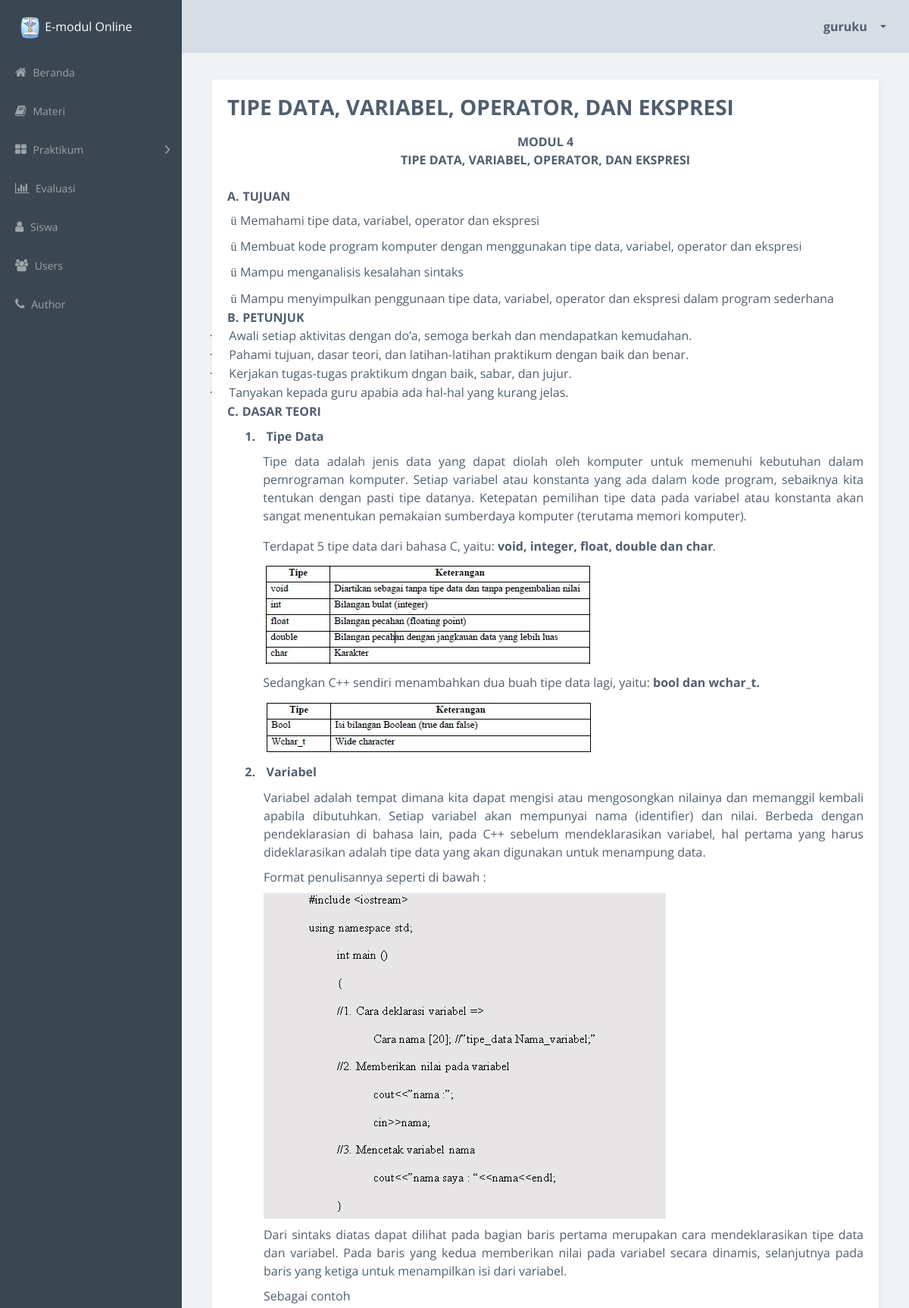
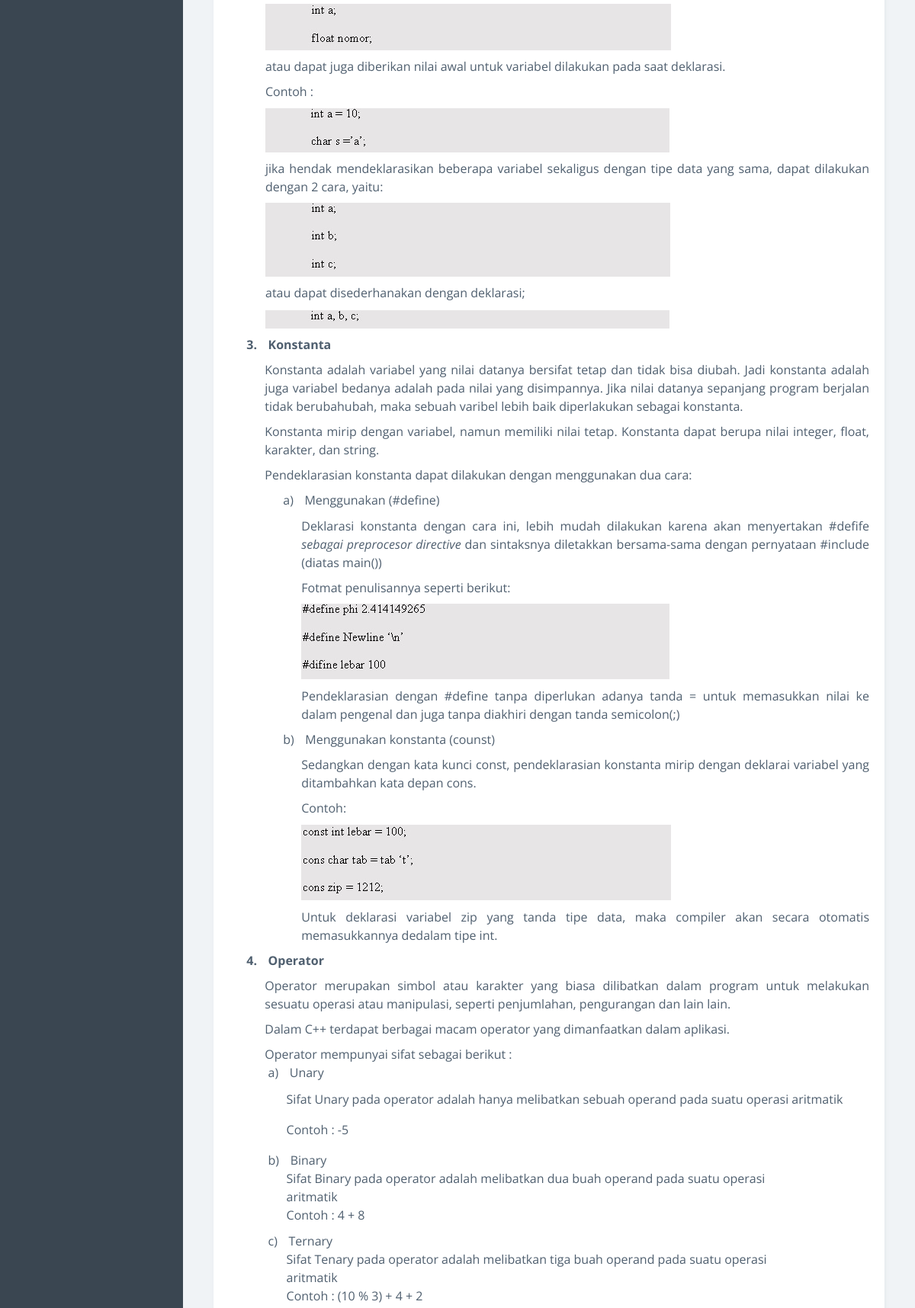
Page /detailMateri.php?id=28 (signed in, upper part) on the committed database (2 pictures, top to bottom).
### tables this page shows
CREATE TABLE `materi` (
  `id_materi` int(11) NOT NULL AUTO_INCREMENT,
  `nama` varchar(100) DEFAULT NULL,
  `isi` longtext,
  PRIMARY KEY (`id_materi`)
);

### detailMateri.php (the view, shortened to what this page needs)
<?php
include("config.php");
$id = $_GET['id'];
$query = mysqli_query($conn, "SELECT * FROM materi WHERE id_materi = $id");
$data = mysqli_fetch_array($query);
?>
<!doctype html>
<html class="no-js" lang="en">
    <head>
        <link rel="stylesheet" href="css/vendor.css">
        <link rel="stylesheet" href="css/app-blue.css">
        <link rel="stylesheet" type="text/css" href="summernote-master/dist/summernote-lite.css">
    </head>
    <body>
        <div class="main-wrapper">
            <div class="app" id="app">
                <header class="header">
                    <div class="header-block header-block-nav">
                        <ul class="nav-profile">
                            <li class="profile dropdown">
                                <a class="nav-link dropdown-toggle" data-toggle="dropdown" href="#" role="button" aria-haspopup="true" aria-expanded="false">
                                    <span class="name"> <?php echo $_SESSION['username']; ?> </span>
                                </a>
                            </li>
                        </ul>
                    </div>
                </header>
                <aside class="sidebar">
                    <div class="sidebar-container">
                        <div class="sidebar-header">
                            <div class="brand">
                                <div>
                                    <img src="assets/logosmk.png" width="30" height="30"> E-modul Online
                                </div>
                            </div>
                        </div>
                        <nav class="menu">
                            <ul class="sidebar-menu metismenu" id="sidebar-menu">
                                <li class="">
                                    <a href="index.php">
                                        <i class="fa fa-home"></i> Beranda </a>
                                </li>
                                <li class="">
                                    <a href="materi.php">
                                        <i class="fa fa-book"></i> Materi </a>
                                </li>
                                <li>
                                    <a href="">
                                        <i class="fa fa-th-large"></i> Praktikum
                                        <i class="fa arrow"></i>
                                    </a>
                                </li>
                                <li class="">
                                    <a href="evaluasi.php">
                                        <i class="fa fa-bar-chart"></i> Evaluasi  </a>
                                </li>
                                <li class="">
                                    <a href="siswa.php">
                                        <i class="fa fa-user"></i> Siswa </a>
                                </li>
                                <li class="">
                                    <a href="users.php">
                                        <i class="fa fa-users"></i> Users </a>
                                </li>
                                <li class="">
                                    <a href="author.php">
                                        <i class="fa fa-phone"></i> Author </a>
                                </li>
                            </ul>
                        </nav>
                    </div>
                </aside>
                <article class="content forms-page">
                 <section class="section">
                        <div class="row">
                            <div class="col-md-12">
                                <div class="card card-block sameheight-item">
                                    <form id="tambah-form" action="prosesTambahMateri.php" method="POST" enctype="multipart/form-data">
                                        <div class="form-group">
                                           <h3><b><?php echo $data['nama'] ?></b></h3>
                                        </div>
                                        <div class="form-group">
                                            <?php echo $data['isi'] ?>
                                        </div>
                                    </form>
                                </div>
                            </div>
                        </div>
                    </section>
                </article>
    </body>
</html>

### rows in the picture
materi: nama "TIPE DATA, VARIABEL, OPERATOR, DAN EKSPRESI", isi "MODUL 4 TIPE DATA, VARIABEL, OPERATOR, DAN EKSPRESI A. TUJUAN ü Memahami tipe data, variabel, operator dan ekspresi ü Membuat kode program komputer dengan menggunakan tipe data, variabel, operator dan ekspresi ü Mampu menganalisis kesalahan sintaks ü Mampu menyimpulkan penggunaan tipe data, variabel, operator dan ekspresi dalam program sederhana B. PETUNJUK · Awali setiap aktivitas dengan do’a, semoga berkah dan mendapatkan kemudahan. · Pahami tujuan, dasar teori, dan latihan-latihan praktikum dengan baik dan benar. · Kerjakan tugas-tugas praktikum dngan baik, sabar, dan jujur. · Tanyakan kepada guru apabia ada hal-hal yang kurang jelas. C. DASAR TEORI 1. Tipe Data Tipe data adalah jenis…", isi (picture)

### other values in the picture
$_SESSION['username'] "guruku"
